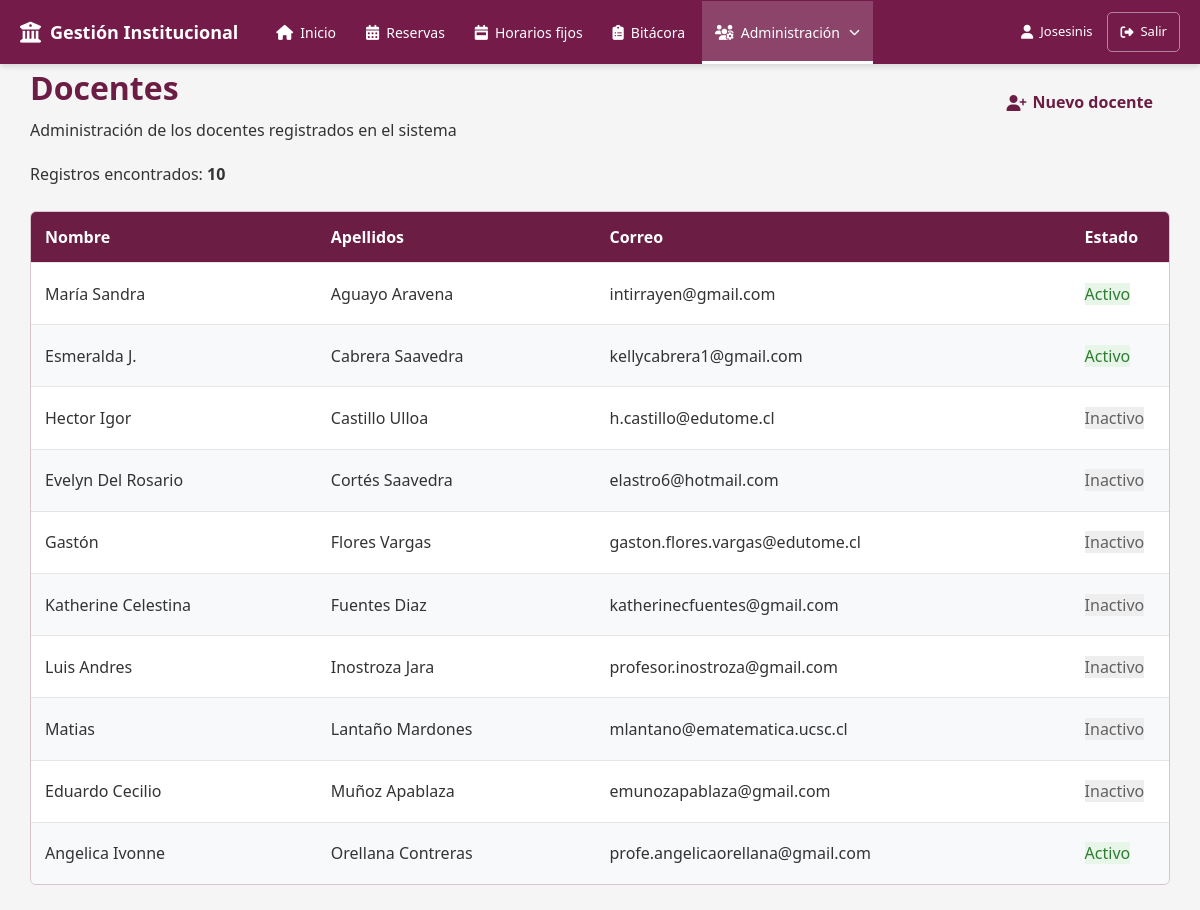
Page /modules/docentes/index.php (signed in) on the earlier database version.
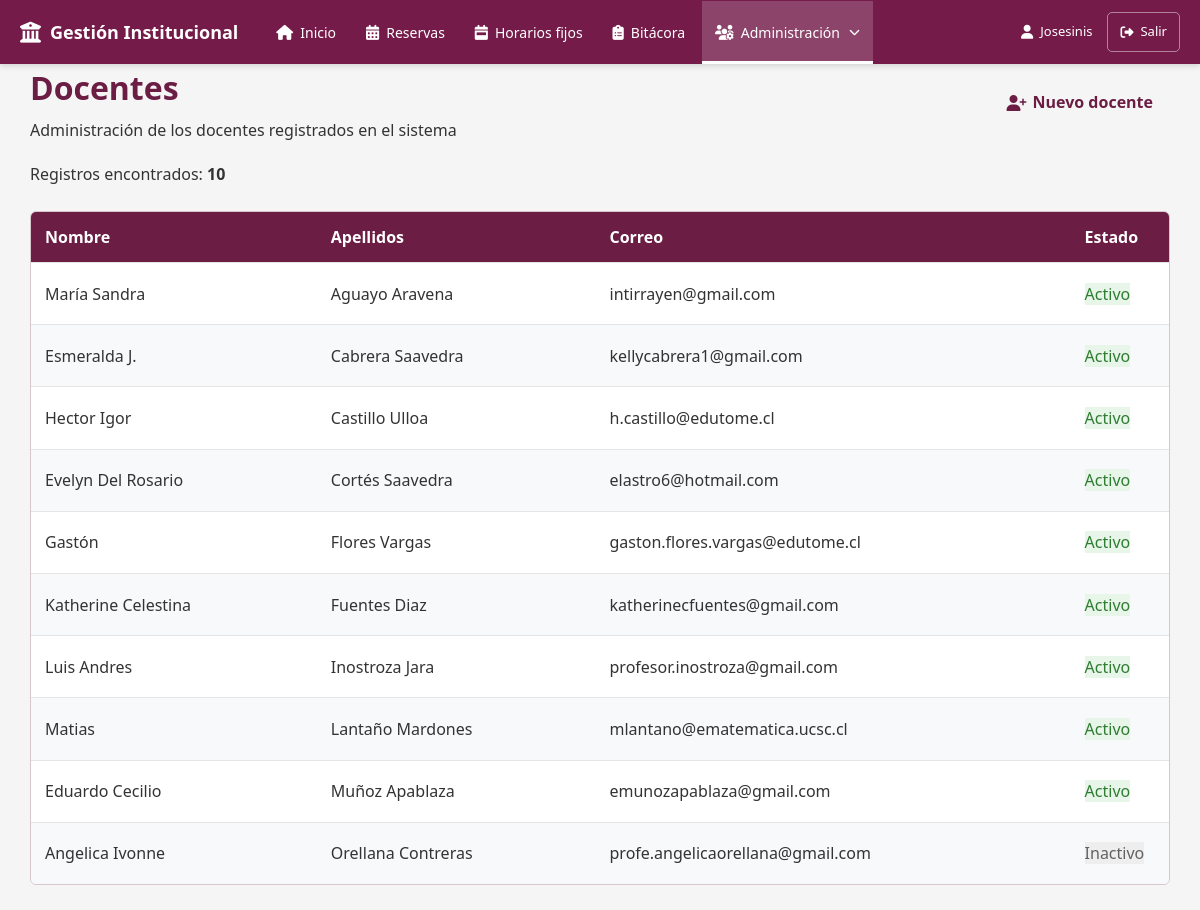
Same page on the later database version.
### tables this page shows
CREATE TABLE `docentes` (
  `id` int(11) NOT NULL,
  `nombres` varchar(50) NOT NULL,
  `apellidos` varchar(50) NOT NULL,
  `correo` varchar(50) NOT NULL,
  `activo` tinyint(1) NOT NULL
);

### modules/docentes/index.php (the view, shortened to what this page needs)
<?php
require_once '../../config/database.php';
$docentes = [];
$sql = "
    SELECT
        id,
        nombres,
        apellidos,
        correo,
        activo
    FROM docentes
    ORDER BY
        apellidos ASC,
        nombres ASC
";
$resultado = $conexion->query($sql);
if ($resultado) {
    $docentes = $resultado->fetch_all(
        MYSQLI_ASSOC
    );
}
?>
<!DOCTYPE html>
<html lang="es">
<head>
    <link
        rel="stylesheet"
        href="https://cdnjs.cloudflare.com/ajax/libs/font-awesome/6.7.2/css/all.min.css">
    <link
        rel="stylesheet"
        href="../../assets/css/estilos.css">
    <link
        rel="stylesheet"
        href="../../assets/css/botones.css">
    <link
        rel="stylesheet"
        href="../../assets/css/formularios.css">
    <link
        rel="stylesheet"
        href="../../assets/css/tablas.css">
</head>
<body>
    <?php
    require_once '../../includes/menu.php';
    ?>
    <div class="contenedor contenedor-usuarios">
        <div class="encabezado-pagina">
            <div>
                <h1>
                    Docentes
                </h1>
                <p>
                    Administración de los docentes registrados en el sistema
                </p>
            </div>
            <?php if ($rolUsuario === 'superadmin'): ?>
                <div>
                    <a
                        href="crear.php"
                        class="btn btn-primary">
                        <i class="fa-solid fa-user-plus"></i>
                        Nuevo docente
                    </a>
                </div>
            <?php endif; ?>
        </div>
        <div class="resumen-usuarios">
            Registros encontrados:
            <strong>
                <?= count($docentes) ?>
            </strong>
        </div>
        <div class="tabla-contenedor">
            <table class="tabla">
                <thead>
                    <tr>
                        <th>
                            Nombre
                        </th>
                        <th>
                            Apellidos
                        </th>
                        <th>
                            Correo
                        </th>
                        <th>
                            Estado
                        </th>
                    </tr>
                </thead>
                <tbody>
                    <?php if (empty($docentes)): ?>
                        <tr>
                            <td
                                colspan="<?= $rolUsuario === 'superadmin' ? 5 : 4 ?>"
                                style="text-align:center;">
                                No existen docentes registrados.
                            </td>
                        </tr>
                    <?php else: ?>
                        <?php foreach ($docentes as $docente): ?>
                            <tr>
                                <td>
                                    <?= htmlspecialchars(
                                        $docente['nombres']
                                    ) ?>
                                </td>
                                <td>
                                    <?= htmlspecialchars(
                                        $docente['apellidos']
                                    ) ?>
                                </td>
                                <td>
                                    <?= htmlspecialchars(
                                        $docente['correo']
                                    ) ?>
                                </td>
                                <td>
                                    <?php if ((int) $docente['activo'] === 1): ?>
                                        <span class="estado-activo">
                                            Activo
                                        </span>
                                    <?php else: ?>
                                        <span class="estado-inactivo">
                                            Inactivo
                                        </span>
                                    <?php endif; ?>
                                </td>
                            </tr>
                        <?php endforeach; ?>
                    <?php endif; ?>
                </tbody>
            </table>
        </div>
    </div>
</body>
</html>

Differences in the rows shown:
changed docentes "Hector Igor": activo "Inactivo" → "Activo"
changed docentes "Evelyn Del Rosario": activo "Inactivo" → "Activo"
changed docentes "Gastón": activo "Inactivo" → "Activo"
changed docentes "Katherine Celestina": activo "Inactivo" → "Activo"
changed docentes "Luis Andres": activo "Inactivo" → "Activo"
changed docentes "Matias": activo "Inactivo" → "Activo"
changed docentes "Eduardo Cecilio": activo "Inactivo" → "Activo"
changed docentes "Angelica Ivonne": activo "Activo" → "Inactivo"
